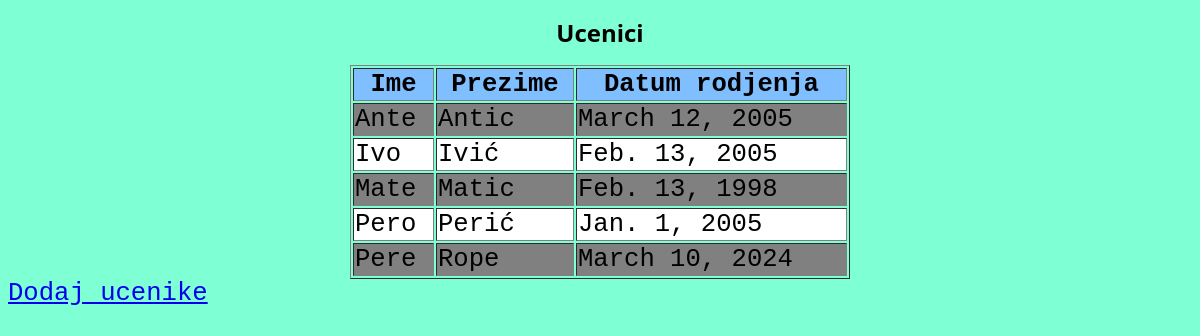
Page /skolaweb/ucenici/ on the earlier database version.
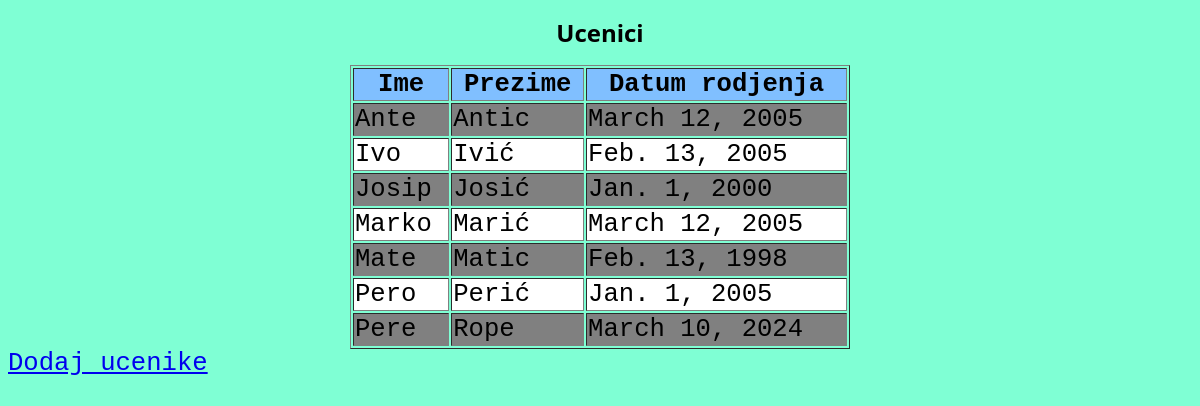
Same page on the later database version.
### skolaweb/models.py (models this page shows, shortened)
class Ucenik(models.Model):
    Ime=models.CharField(max_length=20)
    Prezime=models.CharField(max_length=20)
    DatumRodjenja=models.DateField()

### skolaweb/views.py (the view)
# urls.py: path('ucenici/',views.ucenici_index, name='ucenici'),
def ucenici_index(request):
    data=Ucenik.objects.all().order_by("Prezime")
    podatci={'data':data}
    return render(request,"ucenici_index.html",podatci)

### skolaweb/templates/ucenici_index.html (shortened to what this page needs)
{% load static %}
<!DOCTYPE html>
<html>
<head>
    <link rel="stylesheet" href="{% static 'style.css' %}">
</head>
<body>
    <h1>Ucenici</h1>
    <table border=1>
        <tr>
            <th>Ime</th>
            <th>Prezime</th>
            <th>Datum rodjenja</th>
        </tr>
    {%for u in data%}
    {% if forloop.counter|divisibleby:2 %}
    <tr class="bg1">
    {% else %}
    <tr class="bg2">
    {% endif %}
        <td>{{u.Ime}}</td>
        <td>{{u.Prezime}}</td>
        <td>{{u.DatumRodjenja}}</td>
    </tr>
    {%endfor%}
</table>
<a href="{% url 'ucenici_add' %}">Dodaj ucenike</a>
</body>
</html>

### skolaweb/static/style.css (style rules this page uses)
body { background-color: aquamarine; font-family: 'Courier New', Courier, monospace; font-size: 1.6rem; }
h1 { font-family:'Segoe UI'; font-size: x-large; font-weight: bold; text-align: center; }
table { width:500px; margin-left:auto; margin-right:auto; }
th { background-color: #80bfff; }
tr.bg1 { background-color: white; }
tr.bg2 { background-color: gray; }

Differences in the rows shown:
added Ucenik: Ime "Josip", Prezime "Josić", DatumRodjenja "Jan. 1, 2000"
added Ucenik: Ime "Marko", Prezime "Marić", DatumRodjenja "March 12, 2005"
